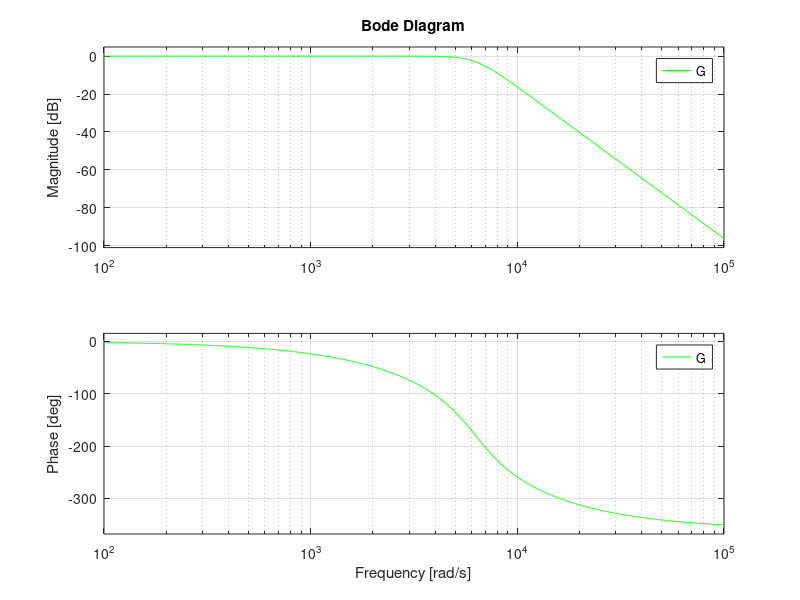

Source code (MATLAB):
clear all;

N = 4; %order

Fp = 1000;

Wp = 2*pi*Fp; %passband edge angular frequency

[num,den] = butter(N,Wp,'s');
G = tf(num,den);

bode(G,'g');